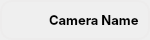
<?xml version="1.0" encoding="UTF-8"?>
<ui version="4.0">
 <class>CameraRow</class>
 <widget class="QWidget" name="CameraRow">
  <property name="geometry">
   <rect>
    <x>0</x>
    <y>0</y>
    <width>147</width>
    <height>40</height>
   </rect>
  </property>
  <property name="minimumSize">
   <size>
    <width>0</width>
    <height>40</height>
   </size>
  </property>
  <property name="maximumSize">
   <size>
    <width>16777215</width>
    <height>40</height>
   </size>
  </property>
  <property name="windowTitle">
   <string>Form</string>
  </property>
  <property name="styleSheet">
   <string notr="true">#CameraRow {
	border:2px solid #EDECEC;
	border-radius:12px
}

#cameraIcon {
	border:None;
}

</string>
  </property>
  <layout class="QHBoxLayout" name="horizontalLayout" stretch="1,3">
   <item>
    <widget class="QPushButton" name="cameraIcon">
     <property name="maximumSize">
      <size>
       <width>40</width>
       <height>16777215</height>
      </size>
     </property>
     <property name="text">
      <string/>
     </property>
     <property name="icon">
      <iconset resource="../../resources/ui/resources.qrc">
       <normaloff>:/icons/Icons/video.png</normaloff>:/icons/Icons/video.png</iconset>
     </property>
    </widget>
   </item>
   <item>
    <widget class="QLabel" name="cameraNameLabel">
     <property name="font">
      <font>
       <family>Inter</family>
       <pointsize>10</pointsize>
       <weight>75</weight>
       <bold>true</bold>
      </font>
     </property>
     <property name="text">
      <string>Camera Name</string>
     </property>
    </widget>
   </item>
  </layout>
 </widget>
 <resources>
  <include location="../../resources/ui/resources.qrc"/>
 </resources>
 <connections/>
</ui>
